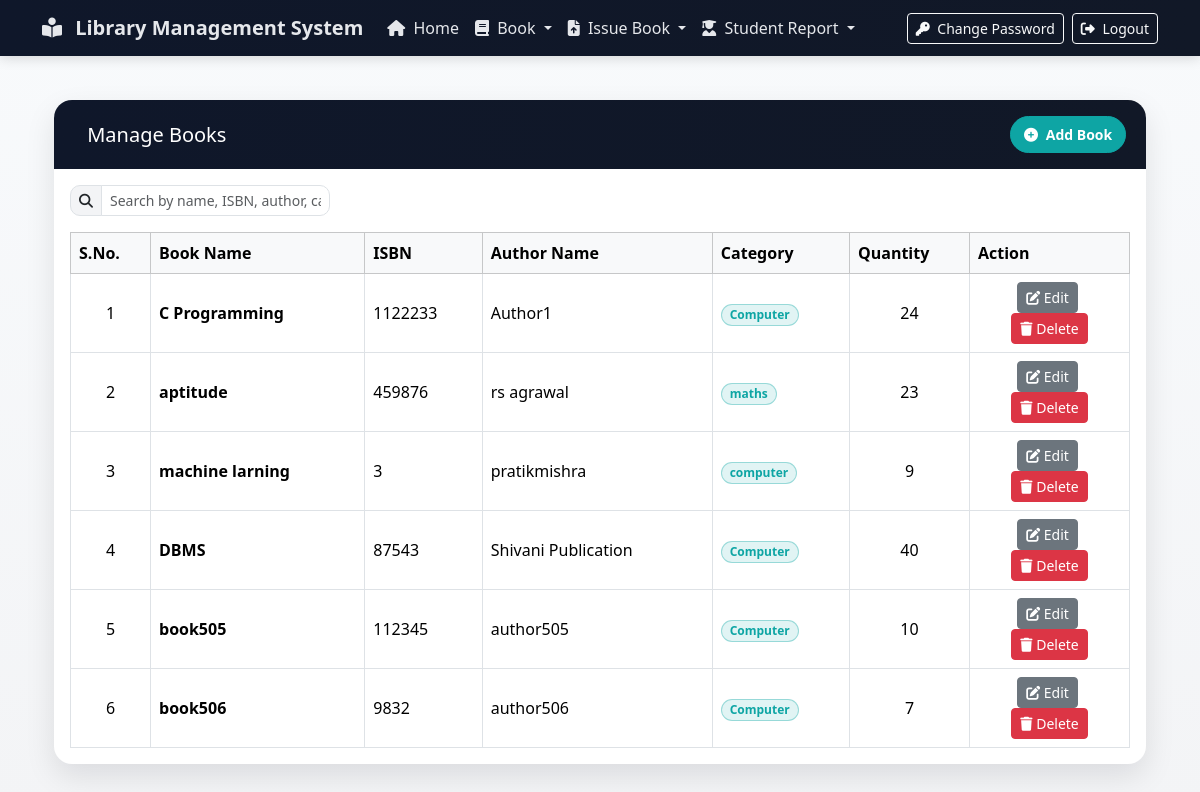
Page /viewbook/ (signed in) on the committed database.
### library/models.py (models this page shows, shortened)
class Book(models.Model):
    book_name=models.CharField(max_length=100, null=True)
    category = models.CharField(max_length=30,null=True)
    quantity =models.IntegerField(null=True)
    author = models.CharField(max_length=100,null=True)
    isbn = models.IntegerField(null=True)

### library/views.py (the view)
# urls.py: path('viewbook/',viewbook, name='viewbook'),
def viewbook(request):
    if not request.user.is_authenticated:
        return redirect('loginadmin')
    data=Book.objects.all()
    d={'data':data}
    return render(request,'bookview.html',d)

### library/templates/bookview.html (shortened to what this page needs)
{% extends 'navigation.html' %}
{% load static %}
{% block body %}
<div class="container py-4">
  <div class="card card-shell">
    <div class="card-header-brand">
      <div class="d-flex flex-wrap gap-2 align-items-center">
        <h5 class="mb-0"> Manage Books</h5>
        <div class="ms-auto d-flex flex-wrap gap-2">
          <a href="{% url 'addbook' %}" class="btn btn-brand btn-sm">
            <i class="fa-solid fa-circle-plus me-1"></i> Add Book
          </a>
        </div>
      </div>
    </div>
    <div class="card-body">
      <div class="row g-3 align-items-center justify-content-between mb-3">
        <div class="col-12 col-md-auto">
          <div class="input-group input-group-sm search-wrap" style="min-width:260px;">
            <span class="input-group-text"><i class="fa-solid fa-magnifying-glass"></i></span>
            <input id="tableSearch" type="text" class="form-control" placeholder="Search by name, ISBN, author, category…">
          </div>
        </div>
      </div>
      <div class="table-responsive">
        <table id="booksTable" class="table table-hover table-bordered align-middle mb-0">
          <thead class="table-light">
            <tr>
              <th style="width:80px;">S.No.</th>
              <th>Book Name</th>
              <th>ISBN</th>
              <th>Author Name</th>
              <th>Category</th>
              <th style="width:120px;">Quantity</th>
              <th style="width:160px;">Action</th>
            </tr>
          </thead>
          <tbody>
            {% for i in data %}
            <tr>
              <td class="text-center">{{ forloop.counter }}</td>
              <td class="fw-semibold">{{ i.book_name }}</td>
              <td>{{ i.isbn }}</td>
              <td>{{ i.author }}</td>
              <td><span class="badge rounded-pill" style="background:rgba(14,165,164,.12); color:#0ea5a4; border:1px solid rgba(14,165,164,.35);">{{ i.category }}</span></td>
              <td class="text-center">{{ i.quantity }}</td>
              <td class="text-center">
                <a href="{% url 'editbook' i.id %}" class="btn btn-sm btn-secondary me-1">
                  <i class="fa-solid fa-pen-to-square"></i> Edit
                </a>
                <a href="{% url 'deletebook' i.id %}" class="btn btn-sm btn-danger confirm-delete" data-delete-url="{% url 'deletebook' i.id %}">
                  <i class="fa-solid fa-trash"></i> Delete
                </a>
              </td>
            </tr>
            {% empty %}
            <tr>
              <td colspan="7" class="text-center py-4 text-muted">
                <i class="fa-regular fa-face-frown me-1"></i> No books found.
              </td>
            </tr>
            {% endfor %}
          </tbody>
        </table>
      </div>
    </div>
  </div>
</div>
{% endblock %}

### library/templates/navigation.html (shortened to what this page needs)
{% load static %}
<!doctype html>
<html lang="en">
<head>
  <link rel="stylesheet"
        href="https://cdn.jsdelivr.net/npm/bootstrap@5.3.3/dist/css/bootstrap.min.css"
>
  <link rel="stylesheet"
        href="https://cdnjs.cloudflare.com/ajax/libs/font-awesome/6.5.2/css/all.min.css"
 />
</head>
<body>
  <nav class="navbar navbar-expand-lg navbar-dark admin-navbar sticky-top">
    <div class="container">
      <a class="navbar-brand fw-semibold" href="{% url 'admin_home' %}">
        <i class="fa-solid fa-book-open-reader me-2"></i> Library Management System
      </a>
      <div class="collapse navbar-collapse" id="adminNav">
        <ul class="navbar-nav me-auto mb-2 mb-lg-0">
          <li class="nav-item">
            <a class="nav-link" href="{% url 'admin_home' %}">
              <i class="fa-solid fa-house me-1"></i> Home
            </a>
          </li>
          <li class="nav-item dropdown">
            <a class="nav-link dropdown-toggle" href="#" id="bookMenu" role="button"
               data-bs-toggle="dropdown" aria-expanded="false">
              <i class="fa-solid fa-book me-1"></i> Book
            </a>
          </li>
          <li class="nav-item dropdown">
            <a class="nav-link dropdown-toggle" href="#" id="issueMenu" role="button"
               data-bs-toggle="dropdown" aria-expanded="false">
              <i class="fa-solid fa-file-arrow-up me-1"></i> Issue Book
            </a>
          </li>
          <li class="nav-item dropdown">
            <a class="nav-link dropdown-toggle" href="#" id="studentMenu" role="button"
               data-bs-toggle="dropdown" aria-expanded="false">
              <i class="fa-solid fa-user-graduate me-1"></i> Student Report
            </a>
          </li>
        </ul>
        <div class="d-flex">
         <a href="{% url 'admin_change_password' %}" class="btn btn-outline-light btn-sm me-2">
  <i class="fa-solid fa-key me-1"></i> Change Password
</a>
          <a href="{% url 'home' %}" class="btn btn-outline-light btn-sm">
            <i class="fa-solid fa-right-from-bracket me-1"></i> Logout
          </a>
        </div>
      </div>
    </div>
  </nav>
  <main class="page-wrap">
    <div class="container">
      {% block body %}{% endblock %}
    </div>
  </main>
</body>
</html>

### library/templates/navigation.html (style rules this page uses)
:root { --brand-bg: #0f172a; --brand-primary: #0ea5a4; --brand-accent: #f59e0b; }
html, body { min-height: 100%; background: linear-gradient(180deg,#f8fafc 0%, #f3f4f6 100%); }
.btn-brand { --bs-btn-padding-x: .9rem; --bs-btn-padding-y: .45rem; --bs-btn-font-weight: 600; --bs-btn-border-radius: 999px; --bs-btn-color:#fff; --bs-btn-bg: var(--brand-primary); --bs-btn-border-color: var(--brand-primary); --bs-btn-hover-color:#fff; --bs-btn-hover-bg:#0c8f8e; --bs-btn-hover-border-color:#0c8f8e; --bs-btn-active-color:#fff; --bs-btn-active-bg:#0b7f7e; --bs-btn-active-border-color:#0b7f7e; --bs-btn-focus-shadow-rgb: 14,165,164; }
.admin-navbar { background: linear-gradient(90deg, var(--brand-bg), #111827); box-shadow: 0 2px 12px rgba(0,0,0,.15); }
.admin-navbar .navbar-brand, .admin-navbar .nav-link { color:#e5e7eb !important; }
.page-wrap { min-height: calc(100vh - 64px); padding: 20px 0; }

### library/templates/bookview.html (style rules this page uses)
.card-shell { border:0; border-radius:18px; box-shadow:0 12px 30px rgba(2,6,23,.10); overflow:hidden; background:#fff; }
.card-header-brand { background: linear-gradient(90deg, var(--brand-bg, #0f172a), #111827); color:#fff; padding:16px 20px; }
.search-wrap .input-group-text { background:#f3f4f6; }
.search-wrap .form-control, .search-wrap .input-group-text { border-radius:10px; }
.table thead th { white-space:nowrap; }
.btn-brand { --bs-btn-padding-x:.8rem; --bs-btn-padding-y:.45rem; --bs-btn-font-weight:600; --bs-btn-border-radius:999px; --bs-btn-color:#fff; --bs-btn-bg: var(--brand-primary,#0ea5a4); --bs-btn-border-color: var(--brand-primary,#0ea5a4); --bs-btn-hover-color:#fff; --bs-btn-hover-bg:#0c8f8e; --bs-btn-hover-border-color:#0c8f8e; }

### rows in the picture
Book: book_name "C Programming", isbn "1122233", author "Author1", category "Computer", quantity "24"
Book: book_name "aptitude", isbn "459876", author "rs agrawal", category "maths", quantity "23"
Book: book_name "machine larning", isbn "3", author "pratikmishra", category "computer", quantity "9"
Book: book_name "DBMS", isbn "87543", author "Shivani Publication", category "Computer", quantity "40"
Book: book_name "book505", isbn "112345", author "author505", category "Computer", quantity "10"
Book: book_name "book506", isbn "9832", author "author506", category "Computer", quantity "7"
